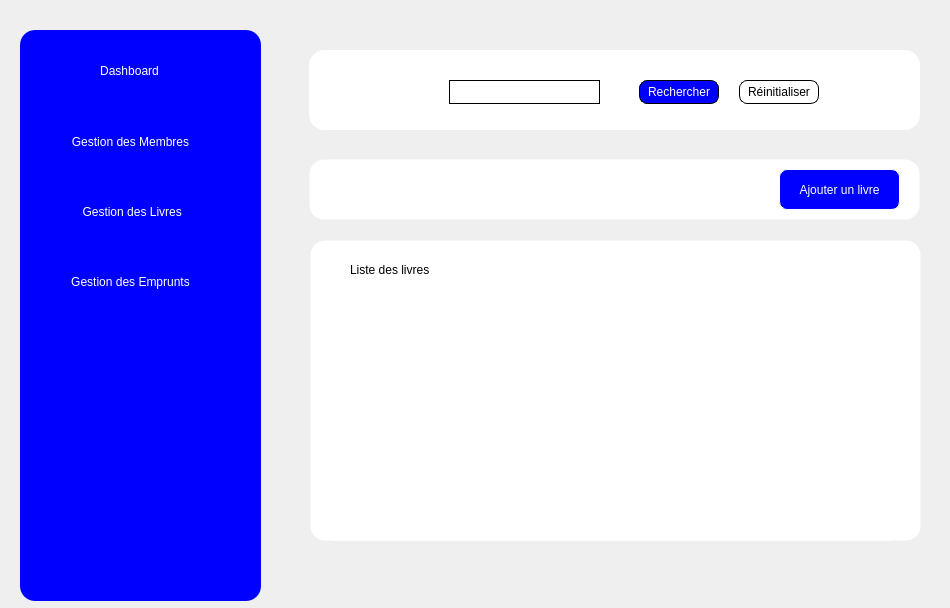
<?xml version="1.0" encoding="UTF-8"?>
<ui version="4.0">
 <class>BookManager</class>
 <widget class="QWidget" name="BookManager">
  <property name="geometry">
   <rect>
    <x>0</x>
    <y>0</y>
    <width>950</width>
    <height>608</height>
   </rect>
  </property>
  <property name="windowTitle">
   <string>Form</string>
  </property>
  <widget class="QWidget" name="widget_2" native="true">
   <property name="geometry">
    <rect>
     <x>280</x>
     <y>30</y>
     <width>661</width>
     <height>561</height>
    </rect>
   </property>
   <widget class="QWidget" name="widget_3" native="true">
    <property name="geometry">
     <rect>
      <x>29</x>
      <y>20</y>
      <width>611</width>
      <height>80</height>
     </rect>
    </property>
    <property name="styleSheet">
     <string notr="true">background-color: rgb(255, 255, 255);
border:0.5px solid; 
border-radius:15px;
border-color: rgb(255, 255, 255);
</string>
    </property>
    <widget class="QLineEdit" name="lineEdit">
     <property name="geometry">
      <rect>
       <x>140</x>
       <y>30</y>
       <width>151</width>
       <height>24</height>
      </rect>
     </property>
     <property name="styleSheet">
      <string notr="true">
border-color: rgb(0, 0, 0);</string>
     </property>
    </widget>
    <widget class="QPushButton" name="pushButton_8">
     <property name="geometry">
      <rect>
       <x>330</x>
       <y>30</y>
       <width>80</width>
       <height>24</height>
      </rect>
     </property>
     <property name="styleSheet">
      <string notr="true">color: rgb(255, 255, 255);
background-color: rgb(0, 0, 255);
border:1px solid;
border-radius:8px;</string>
     </property>
     <property name="text">
      <string>Rechercher</string>
     </property>
    </widget>
    <widget class="QPushButton" name="pushButton_10">
     <property name="geometry">
      <rect>
       <x>430</x>
       <y>30</y>
       <width>80</width>
       <height>24</height>
      </rect>
     </property>
     <property name="styleSheet">
      <string notr="true">color: rgb(0, 0, 0);
border:1px solid;
border-radius:8px;</string>
     </property>
     <property name="text">
      <string>Réinitialiser</string>
     </property>
    </widget>
   </widget>
   <widget class="QWidget" name="widget_4" native="true">
    <property name="geometry">
     <rect>
      <x>30</x>
      <y>210</y>
      <width>611</width>
      <height>301</height>
     </rect>
    </property>
    <property name="styleSheet">
     <string notr="true">background-color: rgb(255, 255, 255);
border:1px solid;
border-radius:15px;
border-color:none;</string>
    </property>
    <widget class="QTableWidget" name="tableWidget">
     <property name="geometry">
      <rect>
       <x>20</x>
       <y>70</y>
       <width>561</width>
       <height>261</height>
      </rect>
     </property>
    </widget>
    <widget class="QLabel" name="label">
     <property name="geometry">
      <rect>
       <x>40</x>
       <y>20</y>
       <width>91</width>
       <height>20</height>
      </rect>
     </property>
     <property name="styleSheet">
      <string notr="true">color: rgb(0, 0, 0);
border:none;</string>
     </property>
     <property name="text">
      <string>Liste des livres </string>
     </property>
    </widget>
   </widget>
   <widget class="QWidget" name="widget_5" native="true">
    <property name="geometry">
     <rect>
      <x>29</x>
      <y>129</y>
      <width>611</width>
      <height>61</height>
     </rect>
    </property>
    <property name="styleSheet">
     <string notr="true">background-color: rgb(255, 255, 255);
border:1px solid;
border-color:none;
border-radius:15px;</string>
    </property>
    <widget class="QPushButton" name="pushButton_9">
     <property name="geometry">
      <rect>
       <x>470</x>
       <y>10</y>
       <width>121</width>
       <height>41</height>
      </rect>
     </property>
     <property name="styleSheet">
      <string notr="true">color: rgb(255, 255, 255);
border-radius:8px;
background-color: rgb(0, 0, 255);</string>
     </property>
     <property name="text">
      <string>Ajouter un livre</string>
     </property>
     <property name="icon">
      <iconset theme="list-add"/>
     </property>
    </widget>
   </widget>
  </widget>
  <widget class="QWidget" name="con_only_widget" native="true">
   <property name="geometry">
    <rect>
     <x>20</x>
     <y>30</y>
     <width>241</width>
     <height>571</height>
    </rect>
   </property>
   <property name="styleSheet">
    <string notr="true">
background-color: rgb(0, 0, 255);
color: rgb(255, 255, 255);
border:1px ,solid ;
border-color: rgb(0, 0, 255);
border-radius:15px;
</string>
   </property>
   <widget class="QPushButton" name="pushButton">
    <property name="geometry">
     <rect>
      <x>10</x>
      <y>100</y>
      <width>201</width>
      <height>24</height>
     </rect>
    </property>
    <property name="text">
     <string>Gestion des Membres</string>
    </property>
   </widget>
   <widget class="QPushButton" name="pushButton_2">
    <property name="geometry">
     <rect>
      <x>10</x>
      <y>170</y>
      <width>201</width>
      <height>24</height>
     </rect>
    </property>
    <property name="text">
     <string> Gestion des Livres</string>
    </property>
   </widget>
   <widget class="QPushButton" name="pushButton_3">
    <property name="geometry">
     <rect>
      <x>10</x>
      <y>240</y>
      <width>201</width>
      <height>24</height>
     </rect>
    </property>
    <property name="text">
     <string>Gestion des Emprunts</string>
    </property>
   </widget>
   <widget class="QWidget" name="widget" native="true">
    <property name="geometry">
     <rect>
      <x>19</x>
      <y>19</y>
      <width>181</width>
      <height>41</height>
     </rect>
    </property>
    <widget class="QPushButton" name="pushButton_5">
     <property name="geometry">
      <rect>
       <x>-10</x>
       <y>10</y>
       <width>201</width>
       <height>24</height>
      </rect>
     </property>
     <property name="text">
      <string>Dashboard</string>
     </property>
    </widget>
   </widget>
  </widget>
 </widget>
 <resources/>
 <connections/>
</ui>
